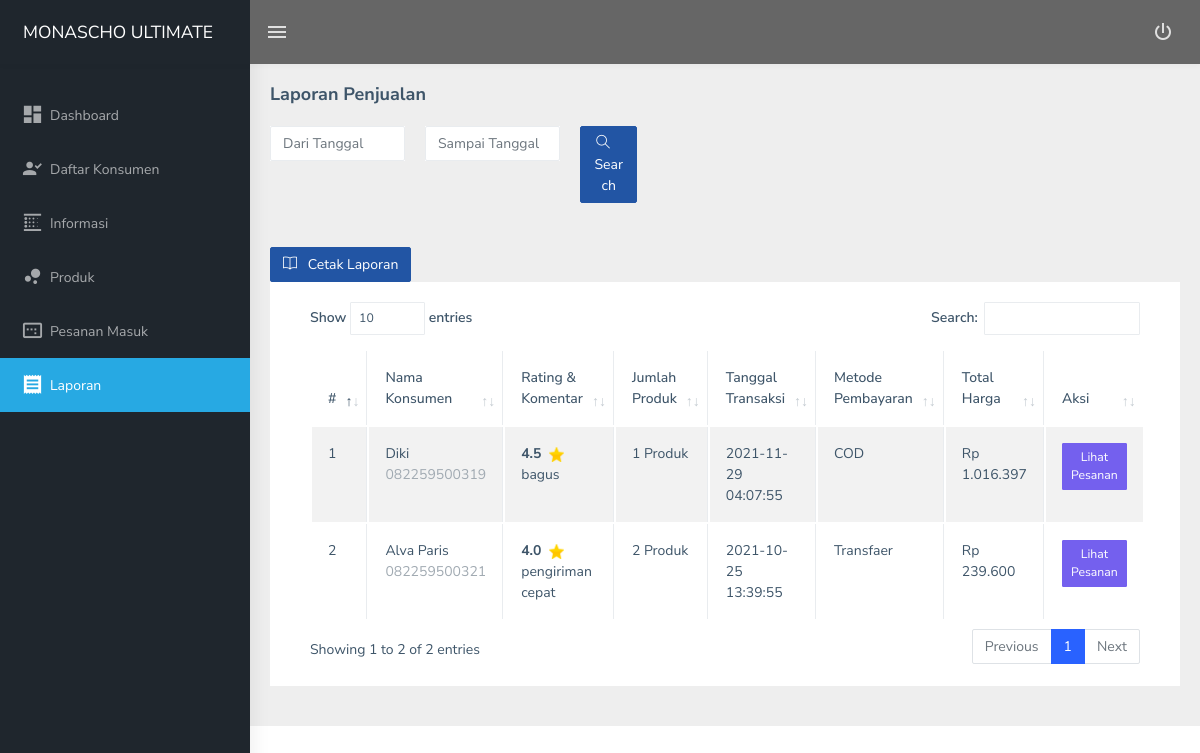
The app's page /admin/?module=laporan (signed in) with its own data.
### tables this page shows
CREATE TABLE `tb_transaksi` (
  `urutan` int(11) NOT NULL,
  `id_transaksi` text NOT NULL,
  `id_konsumen` int(11) NOT NULL,
  `nama_pengirim` varchar(100) NOT NULL,
  `nomor_pengirim` varchar(100) NOT NULL,
  `pembayaran` int(11) NOT NULL COMMENT '1=TF, 2=COD\r\n',
  `lat` varchar(50) NOT NULL,
  `lng` varchar(50) NOT NULL,
  `foto` text NOT NULL,
  `tgl_transaksi` varchar(50) NOT NULL,
  `rating` varchar(10) NOT NULL,
  `komentar` varchar(200) NOT NULL,
  `alamat` text NOT NULL,
  `subtotal` varchar(100) NOT NULL,
  `ongkir` varchar(100) NOT NULL,
  `total` varchar(50) NOT NULL,
  `status` int(11) NOT NULL
);

CREATE TABLE `tb_konsumen` (
  `id_konsumen` int(11) NOT NULL,
  `nama` varchar(100) NOT NULL,
  `no_telp` varchar(20) NOT NULL,
  `kecamatan` varchar(100) NOT NULL,
  `alamat` varchar(100) NOT NULL,
  `kodepos` varchar(100) NOT NULL,
  `tgl_lahir` varchar(50) NOT NULL,
  `jk` varchar(100) NOT NULL,
  `email` varchar(100) NOT NULL,
  `password` varchar(100) NOT NULL,
  `tgl_create` varchar(20) NOT NULL,
  `token` text NOT NULL
);

### admin/inc/inc.library.php (called while the page is built, shortened)
<?php
function getRupiah($harga = 0)
{
    if ($harga != null) {
        return "Rp " . number_format($harga, 0, ",", ".");
    } else {
        return "Rp 0";
    }
}
function getPembayaran($sts)
{
    if ($sts == "1") {
        $ret = "Transfaer";
    } else {
        $ret = "COD";
    }
    return $ret;
}
?>

### admin/module/laporan/index.php (the view, shortened to what this page needs)
<?php
if (isset($_POST['tgl_dari'])) {
    $tgl_dari = $_POST['tgl_dari'];
    $tgld = "AND tgl_transaksi >= '$tgl_dari'";
} else {
    $tgld = "";
    $tgl_dari = '';
}
if (isset($_POST['tgl_sampai'])) {
    $tgl_sampai = $_POST['tgl_sampai'];
    $tgls = " AND tgl_transaksi <= '$tgl_sampai'";
} else {
    $tgls = "";
    $tgl_sampai = '';
}
$sql = "SELECT * FROM tb_transaksi WHERE status = 7 " . $tgld . $tgls;
$hasil = mysqli_query($konek, $sql . "ORDER BY urutan desc");
?>
<div class="page-wrapper">
    <div class="page-breadcrumb">
        <div class="row">
            <div class="col-12 d-flex no-block align-items-center">
                <h4 class="page-title">Laporan Penjualan</h4>
            </div>
        </div>
    </div>
    <div class="container-fluid">
        <form action="?module=laporan" method="post">
            <div class="row">
                <div class="col-md-2">
                    <div class="card">
                        <input placeholder="Dari Tanggal" name="tgl_dari" class="form-control" type="text" onfocus="(this.type='date')" onblur="(this.type='text')" id="date" value="<?php echo $tgl_dari ?>" required>
                    </div>
                </div>
                <div class="col-md-2">
                    <div class="card">
                        <input placeholder="Sampai Tanggal" name="tgl_sampai" class="form-control" type="text" onfocus="(this.type='date')" onblur="(this.type='text')" id="date" value="<?php echo $tgl_sampai ?>" required>
                    </div>
                </div>
                <div class="col-md-1">
                    <div class="card">
                        <button name="search" type="submit" class="btn btn-info label-left b-a-0 waves-effect waves-light">
                            <span class="btn-label"><i class="ti-search"></i></span>&nbsp;&nbsp;&nbsp;Search
                        </button>
                    </div>
                </div>
            </div>
        </form>
        <div class="col-md-3">
            <form action="module/laporan/print.php" method="post" target="_blank">
                <h6>&nbsp;</h6>
                <div class="pull-right">
                    <button name="search" type="submit" class="btn btn-info label-left b-a-0 waves-effect waves-light">
                        <span class="btn-label"><i class="ti-book"></i></span>&nbsp;&nbsp;&nbsp;Cetak Laporan
                    </button>
                </div>
            </form>
        </div>
        <div class="row">
            <div class="col-12">
                <div class="card">
                    <div class="card-body">
                        <div class="table-responsive">
                            <table id="zero_config" class="table table-striped table-bordered">
                                <thead>
                                    <tr>
                                        <th>#</th>
                                        <th>Nama Konsumen</th>
                                        <th>Rating & Komentar</th>
                                        <th>Jumlah Produk</th>
                                        <th>Tanggal Transaksi</th>
                                        <th>Metode Pembayaran</th>
                                        <th>Total Harga</th>
                                        <th>Aksi</th>
                                    </tr>
                                </thead>
                                <tbody>
                                    <?php
                                    $i = 1;
                                    $arrTotal = array();
                                    while ($p = mysqli_fetch_array($hasil)) {
                                        array_push($arrTotal, $p["total"]);
                                        $nama = mysqli_fetch_array(mysqli_query($konek, "select * from tb_konsumen where id_konsumen='" . $p['id_konsumen'] . "'"));
                                        $jumlah = mysqli_fetch_array(mysqli_query($konek, "select count(*) as jumlah from tb_item_transaksi where id_transaksi='" . $p['id_transaksi'] . "'"));
                                    ?>
                                        <tr>
                                            <td><?= $i++ ?></td>
                                            <td>
                                                <?= $nama["nama"] ?><br>
                                                <p class="font-90 text-muted m-b-1"><?= $nama["no_telp"] ?></p>
                                            </td>
                                            <td><B><?= $p['rating'] ?></B>&nbsp;
                                                <?php if ($p['rating'] == "") {
                                                } else {
                                                    echo '<img src="public/img/star.png" height="15">';
                                                }
                                                ?>
                                                <br>
                                                <?= $p['komentar'] ?>
                                            </td>
                                            <td><?= $jumlah["jumlah"] . " Produk"; ?></td>
                                            <td><?= $p['tgl_transaksi'] ?></td>
                                            <td><?= getPembayaran($p['pembayaran']) ?></td>
                                            <td>
                                                <?php
                                                echo getRupiah($p["total"]) . "<br>";
                                                ?>
                                            </td>
                                            <td>
                                                <div class="avatar-group">
                                                    <a href="?module=transaksi&aksi=detail&id_konsumen=<?= $p['id_konsumen'] . '&id_transaksi=' . $p['id_transaksi'] ?>" class="btn btn-sm btn-primary">Lihat Pesanan</a>
                                                </div>
                                            </td>
                                        </tr>
                                    <?php } ?>
                                </tbody>
                            </table>
                        </div>
                    </div>
                </div>
            </div>
        </div>
    </div>
</div>
</div>

### records on screen
tb_transaksi: id_konsumen.nama "Diki", id_konsumen.no_telp "082259500319", rating "4.5", komentar "bagus", jumlah "1", tgl_transaksi "2021-11-29 04:07:55", pembayaran "COD", total "Rp 1.016.397"
tb_transaksi: id_konsumen.nama "Alva Paris", id_konsumen.no_telp "082259500321", rating "4.0", komentar "pengiriman cepat", jumlah "2", tgl_transaksi "2021-10-25 13:39:55", pembayaran "Transfaer", total "Rp 239.600"
